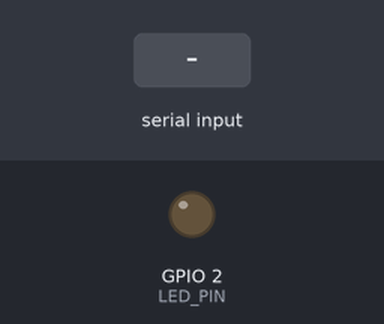
The sketch below on a simulated ESP32. On the bench: output pins drawn as LEDs (lit = HIGH). The inputs (shaded band) are chosen by the test bench. What the sketch prints to the serial monitor is not drawn.

Above: at 1.2 s.
1.3 s: "1\n" received over the second serial link
At 2.4 s:
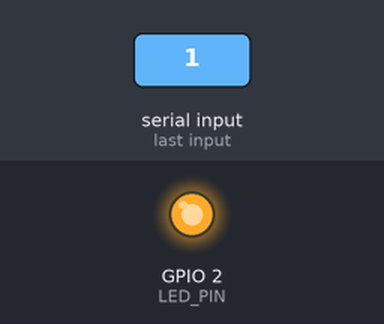
2.8 s: "0\n" received over the second serial link
At 3.5 s:
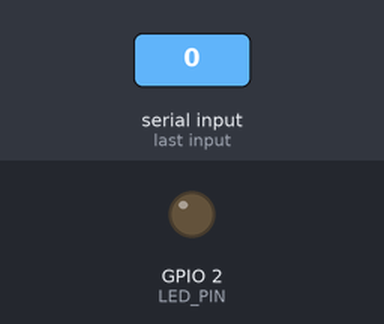
4.3 s: "2\n" received over the second serial link
At 4.6 s:
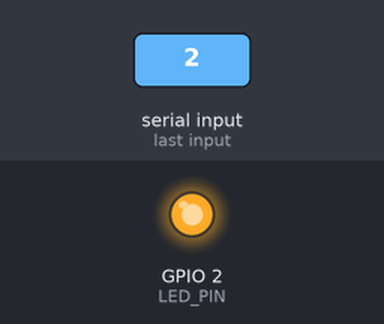
Timing chart, 0 to 7.3 s (numbered marks = the images above; inputs shaded):
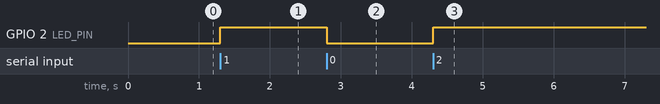

The sketch:

receiver.ino
```cpp
// দুই বোর্ডের কথা: শোনার বোর্ড — ESP32
// এই বোর্ডের RX2 (GPIO16) যাবে অন্য বোর্ডের TX2-তে (GPIO17), আর দুই বোর্ডের GND একসাথে।
// প্রতিটা বার্তা এলে D2-এর LED একবার জ্বলে-নেভে।

HardwareSerial link(2);   // দ্বিতীয় সিরিয়াল পোর্ট: অন্য বোর্ডের সাথে
const int LED_PIN = 2;
bool lit = false;

void setup() {
  Serial.begin(115200);
  link.begin(9600, SERIAL_8N1, 16, 17);   // দুই বোর্ডে একই বড রেট হতে হবে
  pinMode(LED_PIN, OUTPUT);
  Serial.println("শোনার বোর্ড চালু");
}

void loop() {
  if (link.available()) {
    String line = link.readStringUntil('\n');
    line.trim();
    Serial.print("পেলাম: ");
    Serial.println(line);
    lit = !lit;
    digitalWrite(LED_PIN, lit ? HIGH : LOW);
  }
}
```

Measured:
- after the input at 1.3 s, GPIO 2 (LED_PIN): LOW → HIGH at once
- after the input at 2.8 s, GPIO 2 (LED_PIN): HIGH → LOW at once
- after the input at 4.3 s, GPIO 2 (LED_PIN): LOW → HIGH at once
